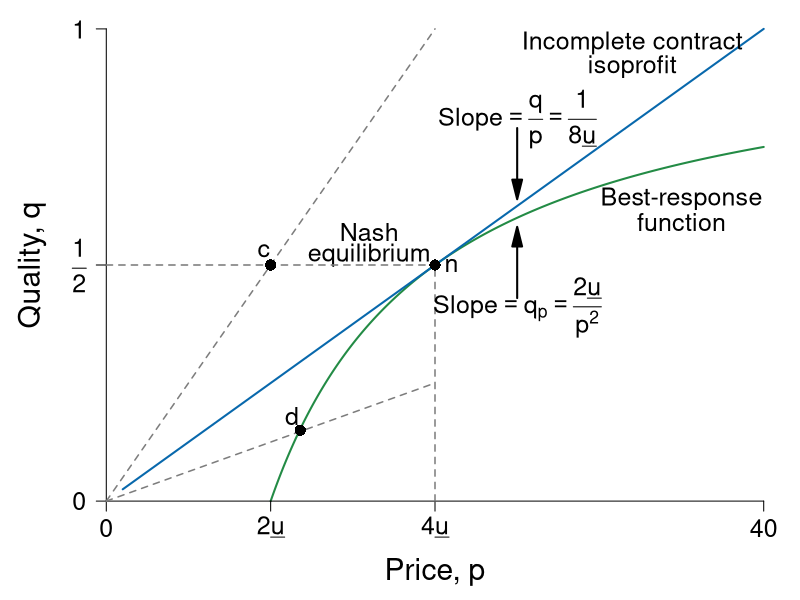

Here is the R script that generated this plot:
require(ggplot2)
require(shape)
pdf(file = "information_power/ch11_fig5.pdf", width = 9, height = 7)

#Set parameters for graphics
axislabelsize <- 1.8
labelsize <- 1.5
namesize <- 1.8
annotatesize <- 1.5
graphlinewidth <- 2
segmentlinewidth <- 1.5

COL <- c("#7fc97f", "#beaed4", "#fdc086", "#ffff99", "#386cb0", "#f0027f", "#bf5b17", "#666666")
COLA <- c("#e0f3db", "#99d8c9","#66c2a4","#41ae76", "#238b45", "#005824")
COLB <- c("#c6dbef", "#4eb3d3", "#2b8cbe", "#0868ac","#084081")
COLC <- c("#fcfbfd", "#efedf5", "#dadaeb", "#bcbddc", "#9e9ac8", "#807dba", "#6a51a3", "#54278f", "#3f007d")
grays <- gray.colors(25, start = 1, end = 0)

brfFn <- function(p, delta = 5) {
  1 - (2 * delta) / p
}

solowCondition <- function(p, delta = 5){
  (p*(1/(8*delta)))
}


par(mar =  c(4, 4, 0.5, 0.5))
xlims <- c(0, 40)
ylims <- c(0, 1)


plot(0, 0, xlim = xlims, ylim = ylims, type = "n",
     xlab = "",
     ylab = "",
     xaxt = "n", yaxt = "n", cex.lab = axislabelsize, bty = "n")

npts <- 500 
npts2 <- 501
#Specify the sequences of points for graphing. 
xx1 <- seq(10, xlims[2], length.out = npts)
xx2 <- seq(1, xlims[2], length.out = npts)

#Draw the lines for the graphs
lines(xx1, brfFn(xx1), col = COLA[5], lwd = graphlinewidth)
lines(xx2, solowCondition(xx2, delta = 5), col = COLB[4], lwd = graphlinewidth)

#Customize ticks and labels for the plot
ticksy <- c(0, 0.5, 1)
ylabels <- c(0, expression(paste(frac(1,2))), 1)
ticksx <- c(0, 10, 20, 40)
xlabels <- c(0, expression(paste(2*underline("u"))), expression(paste(4*underline("u"))), 40)
axis(1, at = ticksx, pos = 0, labels = xlabels, cex.axis = labelsize)
axis(2, at = ticksy, pos = 0, labels = ylabels, las = 1, cex.axis = labelsize)

mtext(expression(paste("Price, ", p)), side = 1, line = 2.5, cex = axislabelsize)
text(-4.5, 0.5*ylims[2], expression(paste("Quality, ", q)), xpd = TRUE, cex = axislabelsize, srt = 90) 

#Annotation of the three graphs and the NE
text(32, 0.97, expression(paste("Incomplete contract")), cex = annotatesize)
text(32, 0.92, expression(paste("isoprofit")), cex = annotatesize)
#text(32, 0.92, expression(paste(q == frac(p, 8*underline("u")))), cex = annotatesize)
text(35, 0.64, expression(paste("Best-response")), cex = annotatesize)
text(35, 0.59, expression(paste("function")), cex = annotatesize)
#text(35, 0.50, expression(paste(q == 1 - frac(2*underline("u"), p))), cex = annotatesize)
text(16, 0.57, expression(paste("Nash")), cex = annotatesize)
text(16, 0.52, expression(paste("equilibrium")), cex = annotatesize)

#Lines for the coordinates of the Nash equilbrium
segments(20, 0, 20, 0.5, lty = 2, col = grays[20], lwd = segmentlinewidth)
segments(0, 0.5, 20, 0.5, lty = 2, col = grays[20], lwd = segmentlinewidth)

#Iso-profit slope annotation
text(25, 0.81, expression(paste("Slope", phantom() == frac(q,p), phantom() == frac(1, 8*underline("u")))), cex = annotatesize)
Arrows(25, 0.79, 25, 0.66, col = "black", lty = 1, lwd = 2, arr.type = "triangle")

#BRF Slope annotation
text(25, 0.41, expression(paste("Slope", phantom() == q[p], phantom() == frac(2*underline("u"), p^2))), cex = annotatesize)
Arrows(25, 0.43, 25, 0.56, col = "black", lty = 1, lwd = 2, arr.type = "triangle")

#Add a point for the NE
points(20, 0.5, pch = 16, col = "black", cex = 1.5)
text(21, 0.5, expression(paste("n")), cex = annotatesize)

#Add a ray and a point for c.  
segments(0, 0, 20, 1, lty = 2, lwd = segmentlinewidth, col = grays[20])
points(10, 0.5, pch = 16, col = "black", cex = 1.5)
text(9.6, 0.53, expression(paste("c")), cex = annotatesize)

#Add a ray and a point for d. 
segments(0, 0, 20, 0.25, lty = 2, lwd = segmentlinewidth, col = grays[20])
points(11.8, 0.15, pch = 16, col = "black", cex = 1.5)
text(11.3, 0.18, expression(paste("d")), cex = annotatesize)

dev.off()
